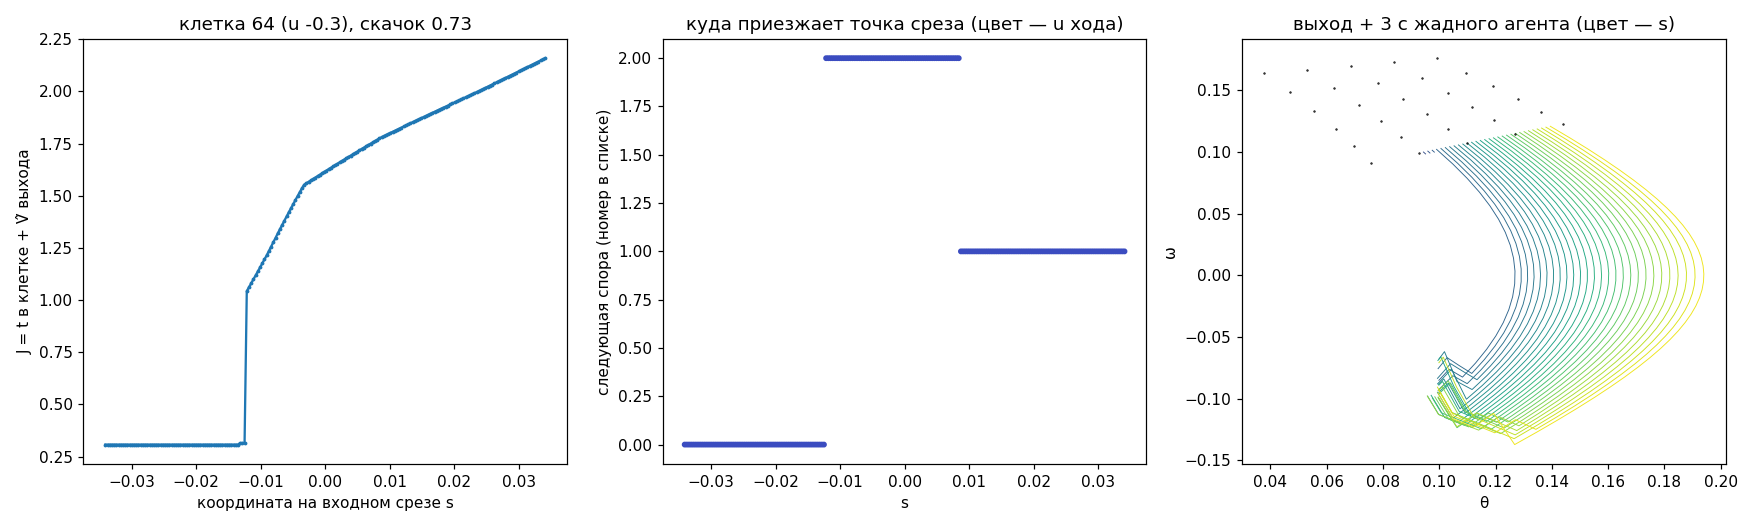

Source code (Python):
# research-18 (идея пользователя): спора знает, какие точки её НОРМАЛЬНОГО СРЕЗА в какие споры приезжают. Один случай, одно зерно.
# Проход 0 (как cutr_s0: SEED 0, OWN 1, GOALB), для каждой клетки 200 точек входного среза → поток своей u до выхода → следующая спора (лучший ход) и J = t_клетки + V̂.
import os, sys, json, numpy as np
HERE = os.path.dirname(os.path.abspath(__file__)); sys.path.insert(0, os.environ['CELLS7'])
import grow_cells2d as G
from scipy.spatial import cKDTree
import matplotlib; matplotlib.use('Agg'); import matplotlib.pyplot as plt
e_ = np.linspace(-G.RHO, G.RHO, 41); GB = np.r_[np.c_[e_, e_ * 0 - G.RHO], np.c_[e_, e_ * 0 + G.RHO], np.c_[e_ * 0 - G.RHO, e_], np.c_[e_ * 0 + G.RHO, e_]]; G.BARRIER = cKDTree(GB)
rng = np.random.default_rng(int(os.environ.get('SEED', 0))); A = G.Atlas.__new__(G.Atlas); A.layers = []; A.idx = []
for u in G.US: l, ix = G.build_layer(u, rng); A.layers.append(l); A.idx.append(ix)
A.finish(); A.solve(); cells = A.cells; NS = 200
cof = np.concatenate([np.full(len(c.G) * c.m, k) for k, c in enumerate(cells)])            # узел → клетка
def nxt(Y):
    """лучший ход из точек Y: (J без t_клетки, клетка-приёмник, u)"""
    best = np.full(len(Y), np.inf); bc = np.full(len(Y), -1); bu = np.full(len(Y), np.nan)
    for u in G.US:
        tg = A.tgoal(Y, u); Ys = G.step(Y, u); pi, IDX, W = A.stencils(Ys); v = A.interp(W, A.V[IDX]) + G.DTN
        cand = np.full(len(Y), np.inf); cc = np.full(len(Y), -1)
        for i, vv, ii in zip(pi, v, IDX[:, 0]):
            if vv < cand[i]: cand[i] = vv; cc[i] = cof[ii]
        cand = np.where(np.isfinite(tg), tg, cand); cc = np.where(np.isfinite(tg), -2, cc)
        m = cand < best; best[m] = cand[m]; bc[m] = cc[m]; bu[m] = u
    return best, bc, bu
res = []
for k, c in enumerate(cells):
    s = np.linspace(-c.r, c.r, NS); sn = c.sn; g0 = c.G[0]
    E = np.c_[np.interp(s, sn, g0[:, 0]), np.interp(s, sn, g0[:, 1])]; y = E.copy(); nst = c.nb + c.nf
    for _ in range(nst): y = G.step(y, c.u)
    y[:, 0] = G.wrap(y[:, 0]); J0, bc, bu = nxt(y); J = nst * G.DTN + J0; ok = J < G.BIG / 2
    jmp = np.abs(np.diff(np.where(ok, J, np.nan))); jm = float(np.nanmax(jmp)) if np.isfinite(jmp).any() else 0.
    res.append(dict(k=k, u=float(c.u), c=c.c.tolist(), r=float(c.r), jump=jm, nnext=int(len(set(bc[ok].tolist()))), spread=float(np.nanmax(J[ok]) - np.nanmin(J[ok])) if ok.any() else 0., okf=float(ok.mean())))
    c.case = (s, E, y, J, bc, bu)
jumps = np.array([r_['jump'] for r_ in res]); order = np.argsort(-jumps)
bp = os.environ.get('BARRIER'); BAR = np.load(bp) if bp and os.path.exists(bp) else None
print('клеток', len(cells), '| скачок J между соседними точками среза > 1:', int((jumps > 1).sum()), '> .5:', int((jumps > .5).sum()), flush=True)
for i in order[:8]: print(json.dumps({kk: (round(v, 3) if isinstance(v, float) else v) for kk, v in res[i].items() if kk != 'c'}), 'центр', np.round(res[i]['c'], 2).tolist())
# 1) поле: клетки по скачку J + стена CUTR того же зерна
fig, ax = plt.subplots(1, 1, figsize=(11, 6))
for k, c in enumerate(cells):
    col = plt.cm.inferno(min(jumps[k] / 2, 1.)); P = c.G[[0, -1]]
    ax.fill(np.r_[c.G[:, 0, 0], c.G[::-1, -1, 0]], np.r_[c.G[:, 0, 1], c.G[::-1, -1, 1]], color=col, alpha=.35 if jumps[k] > .5 else .08, lw=0)
if BAR is not None: ax.plot(BAR[:, 0], BAR[:, 1], '.', ms=1.5, color='tab:cyan', label='стена CUTR (зерно 0)')
for i in order[:3]: ax.plot(*cells[i].c, 'o', mfc='none', mec='lime', ms=12)
ax.set_xlim(-np.pi, np.pi); ax.set_ylim(-G.WL, G.WL); ax.set_xlabel('θ'); ax.set_ylabel('ω'); ax.set_title('маятник u .3, проход 0: клетки по max скачку J вдоль входного среза (ярче = больше; кольца — топ-3)'); ax.legend(loc='upper right')
fig.tight_layout(); fig.savefig(os.path.join(HERE, 'section_field.png'), dpi=110)
# 2) один случай: топ-1 клетка
i = order[int(os.environ.get('PICK', 0))]; c = cells[i]; s, E, y, J, bc, bu = c.case
fig, axs = plt.subplots(1, 3, figsize=(16, 4.8))
axs[0].plot(s, J, '.-', ms=3); axs[0].set_xlabel('координата на входном срезе s'); axs[0].set_ylabel('J = t в клетке + V̂ выхода'); axs[0].set_title('клетка %d (u %+g), скачок %.2f' % (i, c.u, jumps[i]))
ids = {v: n for n, v in enumerate(sorted(set(bc.tolist())))}; axs[1].scatter(s, [ids[v] for v in bc], c=bu, cmap='coolwarm', s=8); axs[1].set_xlabel('s'); axs[1].set_ylabel('следующая спора (номер в списке)'); axs[1].set_title('куда приезжает точка среза (цвет — u хода)')
L = A.rollout(y, tmax=3.)[2]
for j in range(0, NS, 5): axs[2].plot(L[:, j, 0], L[:, j, 1], '-', lw=.6, color=plt.cm.viridis(j / NS))
axs[2].plot(c.G[..., 0].ravel(), c.G[..., 1].ravel(), 'k.', ms=1); axs[2].set_title('выход + 3 с жадного агента (цвет — s)'); axs[2].set_xlabel('θ'); axs[2].set_ylabel('ω')
fig.tight_layout(); fig.savefig(os.path.join(HERE, os.environ.get('OUTN', 'section_case.png')), dpi=110); print('картинки готовы', flush=True)
